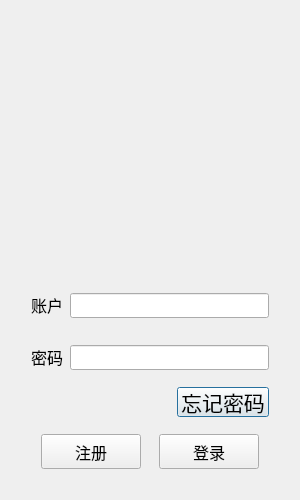
<?xml version="1.0" encoding="UTF-8"?>
<ui version="4.0">
 <class>LoginDialog</class>
 <widget class="QDialog" name="LoginDialog">
  <property name="geometry">
   <rect>
    <x>0</x>
    <y>0</y>
    <width>300</width>
    <height>500</height>
   </rect>
  </property>
  <property name="minimumSize">
   <size>
    <width>300</width>
    <height>500</height>
   </size>
  </property>
  <property name="maximumSize">
   <size>
    <width>600</width>
    <height>1000</height>
   </size>
  </property>
  <property name="windowTitle">
   <string>Dialog</string>
  </property>
  <layout class="QVBoxLayout" name="verticalLayout_2">
   <item>
    <layout class="QVBoxLayout" name="verticalLayout">
     <property name="spacing">
      <number>7</number>
     </property>
     <property name="leftMargin">
      <number>10</number>
     </property>
     <property name="topMargin">
      <number>10</number>
     </property>
     <property name="rightMargin">
      <number>10</number>
     </property>
     <property name="bottomMargin">
      <number>10</number>
     </property>
     <item>
      <widget class="QWidget" name="widget" native="true">
       <layout class="QGridLayout" name="gridLayout">
        <item row="0" column="0">
         <widget class="QLabel" name="label">
          <property name="text">
           <string/>
          </property>
          <property name="pixmap">
           <pixmap resource="rc.qrc">:/LogReg/res/logo.png</pixmap>
          </property>
          <property name="scaledContents">
           <bool>false</bool>
          </property>
          <property name="alignment">
           <set>Qt::AlignmentFlag::AlignCenter</set>
          </property>
         </widget>
        </item>
       </layout>
      </widget>
     </item>
     <item>
      <layout class="QHBoxLayout" name="horizontalLayout" stretch="0,0">
       <property name="spacing">
        <number>7</number>
       </property>
       <property name="leftMargin">
        <number>10</number>
       </property>
       <property name="topMargin">
        <number>10</number>
       </property>
       <property name="rightMargin">
        <number>10</number>
       </property>
       <property name="bottomMargin">
        <number>10</number>
       </property>
       <item>
        <widget class="QLabel" name="userLabel">
         <property name="minimumSize">
          <size>
           <width>0</width>
           <height>25</height>
          </size>
         </property>
         <property name="maximumSize">
          <size>
           <width>16777215</width>
           <height>25</height>
          </size>
         </property>
         <property name="sizeIncrement">
          <size>
           <width>0</width>
           <height>0</height>
          </size>
         </property>
         <property name="baseSize">
          <size>
           <width>0</width>
           <height>0</height>
          </size>
         </property>
         <property name="font">
          <font>
           <pointsize>12</pointsize>
          </font>
         </property>
         <property name="text">
          <string>&lt;html&gt;&lt;head/&gt;&lt;body&gt;&lt;p align=&quot;center&quot;&gt;账户&lt;/p&gt;&lt;/body&gt;&lt;/html&gt;</string>
         </property>
        </widget>
       </item>
       <item>
        <widget class="QLineEdit" name="userLineEdit">
         <property name="sizePolicy">
          <sizepolicy hsizetype="Expanding" vsizetype="Fixed">
           <horstretch>0</horstretch>
           <verstretch>0</verstretch>
          </sizepolicy>
         </property>
         <property name="minimumSize">
          <size>
           <width>0</width>
           <height>25</height>
          </size>
         </property>
         <property name="maximumSize">
          <size>
           <width>16777215</width>
           <height>25</height>
          </size>
         </property>
        </widget>
       </item>
      </layout>
     </item>
     <item>
      <layout class="QHBoxLayout" name="horizontalLayout_4">
       <property name="spacing">
        <number>7</number>
       </property>
       <property name="leftMargin">
        <number>10</number>
       </property>
       <property name="topMargin">
        <number>10</number>
       </property>
       <property name="rightMargin">
        <number>10</number>
       </property>
       <property name="bottomMargin">
        <number>10</number>
       </property>
       <item>
        <widget class="QLabel" name="pwdLabel">
         <property name="minimumSize">
          <size>
           <width>0</width>
           <height>25</height>
          </size>
         </property>
         <property name="maximumSize">
          <size>
           <width>16777215</width>
           <height>25</height>
          </size>
         </property>
         <property name="font">
          <font>
           <pointsize>12</pointsize>
          </font>
         </property>
         <property name="text">
          <string>&lt;html&gt;&lt;head/&gt;&lt;body&gt;&lt;p align=&quot;center&quot;&gt;密码&lt;/p&gt;&lt;/body&gt;&lt;/html&gt;</string>
         </property>
        </widget>
       </item>
       <item>
        <widget class="QLineEdit" name="pwdLineEdit">
         <property name="minimumSize">
          <size>
           <width>0</width>
           <height>25</height>
          </size>
         </property>
         <property name="maximumSize">
          <size>
           <width>16777215</width>
           <height>25</height>
          </size>
         </property>
        </widget>
       </item>
      </layout>
     </item>
     <item>
      <layout class="QHBoxLayout" name="horizontalLayout_5">
       <property name="spacing">
        <number>0</number>
       </property>
       <property name="leftMargin">
        <number>0</number>
       </property>
       <property name="topMargin">
        <number>0</number>
       </property>
       <property name="rightMargin">
        <number>0</number>
       </property>
       <property name="bottomMargin">
        <number>0</number>
       </property>
       <item>
        <spacer name="horizontalSpacer">
         <property name="orientation">
          <enum>Qt::Orientation::Horizontal</enum>
         </property>
         <property name="sizeHint" stdset="0">
          <size>
           <width>0</width>
           <height>0</height>
          </size>
         </property>
        </spacer>
       </item>
       <item>
        <widget class="QPushButton" name="forgetButton">
         <property name="minimumSize">
          <size>
           <width>0</width>
           <height>30</height>
          </size>
         </property>
         <property name="maximumSize">
          <size>
           <width>16777215</width>
           <height>30</height>
          </size>
         </property>
         <property name="font">
          <font>
           <pointsize>16</pointsize>
          </font>
         </property>
         <property name="text">
          <string>忘记密码</string>
         </property>
        </widget>
       </item>
       <item>
        <spacer name="horizontalSpacer_5">
         <property name="orientation">
          <enum>Qt::Orientation::Horizontal</enum>
         </property>
         <property name="sizeType">
          <enum>QSizePolicy::Policy::Fixed</enum>
         </property>
         <property name="sizeHint" stdset="0">
          <size>
           <width>10</width>
           <height>20</height>
          </size>
         </property>
        </spacer>
       </item>
      </layout>
     </item>
     <item>
      <layout class="QHBoxLayout" name="horizontalLayout_6">
       <property name="spacing">
        <number>7</number>
       </property>
       <property name="leftMargin">
        <number>10</number>
       </property>
       <property name="topMargin">
        <number>10</number>
       </property>
       <property name="rightMargin">
        <number>10</number>
       </property>
       <property name="bottomMargin">
        <number>10</number>
       </property>
       <item>
        <spacer name="horizontalSpacer_2">
         <property name="orientation">
          <enum>Qt::Orientation::Horizontal</enum>
         </property>
         <property name="sizeHint" stdset="0">
          <size>
           <width>40</width>
           <height>20</height>
          </size>
         </property>
        </spacer>
       </item>
       <item>
        <widget class="QPushButton" name="registerButton">
         <property name="minimumSize">
          <size>
           <width>100</width>
           <height>35</height>
          </size>
         </property>
         <property name="maximumSize">
          <size>
           <width>100</width>
           <height>35</height>
          </size>
         </property>
         <property name="font">
          <font>
           <pointsize>12</pointsize>
          </font>
         </property>
         <property name="text">
          <string>注册</string>
         </property>
        </widget>
       </item>
       <item>
        <spacer name="horizontalSpacer_4">
         <property name="orientation">
          <enum>Qt::Orientation::Horizontal</enum>
         </property>
         <property name="sizeHint" stdset="0">
          <size>
           <width>40</width>
           <height>20</height>
          </size>
         </property>
        </spacer>
       </item>
       <item>
        <widget class="QPushButton" name="loginButton">
         <property name="minimumSize">
          <size>
           <width>100</width>
           <height>35</height>
          </size>
         </property>
         <property name="maximumSize">
          <size>
           <width>100</width>
           <height>35</height>
          </size>
         </property>
         <property name="font">
          <font>
           <pointsize>12</pointsize>
          </font>
         </property>
         <property name="text">
          <string>登录</string>
         </property>
        </widget>
       </item>
       <item>
        <spacer name="horizontalSpacer_3">
         <property name="orientation">
          <enum>Qt::Orientation::Horizontal</enum>
         </property>
         <property name="sizeHint" stdset="0">
          <size>
           <width>40</width>
           <height>20</height>
          </size>
         </property>
        </spacer>
       </item>
      </layout>
     </item>
    </layout>
   </item>
  </layout>
 </widget>
 <resources>
  <include location="rc.qrc"/>
 </resources>
 <connections/>
</ui>
